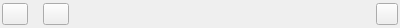
<ui version="4.0" >
 <class>messages_header</class>
 <widget class="QWidget" name="messages_header" >
  <property name="geometry" >
   <rect>
    <x>0</x>
    <y>0</y>
    <width>400</width>
    <height>28</height>
   </rect>
  </property>
  <property name="sizePolicy" >
   <sizepolicy vsizetype="Fixed" hsizetype="MinimumExpanding" >
    <horstretch>0</horstretch>
    <verstretch>0</verstretch>
   </sizepolicy>
  </property>
  <property name="minimumSize" >
   <size>
    <width>0</width>
    <height>28</height>
   </size>
  </property>
  <property name="maximumSize" >
   <size>
    <width>16777215</width>
    <height>28</height>
   </size>
  </property>
  <layout class="QHBoxLayout" >
   <property name="spacing" >
    <number>0</number>
   </property>
   <property name="leftMargin" >
    <number>0</number>
   </property>
   <property name="topMargin" >
    <number>0</number>
   </property>
   <property name="rightMargin" >
    <number>0</number>
   </property>
   <property name="bottomMargin" >
    <number>0</number>
   </property>
   <item>
    <layout class="QHBoxLayout" >
     <property name="spacing" >
      <number>4</number>
     </property>
     <property name="leftMargin" >
      <number>2</number>
     </property>
     <property name="rightMargin" >
      <number>2</number>
     </property>
     <item>
      <widget class="QToolButton" name="messages_prev" >
       <property name="minimumSize" >
        <size>
         <width>26</width>
         <height>22</height>
        </size>
       </property>
       <property name="maximumSize" >
        <size>
         <width>26</width>
         <height>22</height>
        </size>
       </property>
       <property name="toolTip" >
        <string>Previous message</string>
       </property>
       <property name="icon" >
        <iconset>prev.png</iconset>
       </property>
       <property name="_yate_noautoconnect" stdset="0" >
        <bool>true</bool>
       </property>
      </widget>
     </item>
     <item>
      <widget class="QLabel" name="messages_counter" >
       <property name="sizePolicy" >
        <sizepolicy vsizetype="Expanding" hsizetype="Minimum" >
         <horstretch>0</horstretch>
         <verstretch>0</verstretch>
        </sizepolicy>
       </property>
       <property name="maximumSize" >
        <size>
         <width>16777215</width>
         <height>28</height>
        </size>
       </property>
       <property name="text" >
        <string/>
       </property>
       <property name="alignment" >
        <set>Qt::AlignCenter</set>
       </property>
       <property name="margin" >
        <number>2</number>
       </property>
       <property name="indent" >
        <number>-1</number>
       </property>
       <property name="textInteractionFlags" >
        <set>Qt::NoTextInteraction</set>
       </property>
      </widget>
     </item>
     <item>
      <widget class="QToolButton" name="messages_next" >
       <property name="minimumSize" >
        <size>
         <width>26</width>
         <height>22</height>
        </size>
       </property>
       <property name="maximumSize" >
        <size>
         <width>26</width>
         <height>22</height>
        </size>
       </property>
       <property name="toolTip" >
        <string>Next message</string>
       </property>
       <property name="icon" >
        <iconset>next.png</iconset>
       </property>
       <property name="_yate_noautoconnect" stdset="0" >
        <bool>true</bool>
       </property>
      </widget>
     </item>
     <item>
      <widget class="QLabel" name="messages_title" >
       <property name="sizePolicy" >
        <sizepolicy vsizetype="Expanding" hsizetype="Expanding" >
         <horstretch>0</horstretch>
         <verstretch>0</verstretch>
        </sizepolicy>
       </property>
       <property name="maximumSize" >
        <size>
         <width>16777215</width>
         <height>28</height>
        </size>
       </property>
       <property name="text" >
        <string/>
       </property>
       <property name="alignment" >
        <set>Qt::AlignCenter</set>
       </property>
       <property name="margin" >
        <number>8</number>
       </property>
       <property name="indent" >
        <number>-1</number>
       </property>
      </widget>
     </item>
     <item>
      <widget class="QToolButton" name="messages_close" >
       <property name="minimumSize" >
        <size>
         <width>22</width>
         <height>22</height>
        </size>
       </property>
       <property name="maximumSize" >
        <size>
         <width>22</width>
         <height>22</height>
        </size>
       </property>
       <property name="toolTip" >
        <string>Hide notifications</string>
       </property>
       <property name="icon" >
        <iconset>close.png</iconset>
       </property>
      </widget>
     </item>
    </layout>
   </item>
  </layout>
 </widget>
 <resources/>
 <connections/>
</ui>
